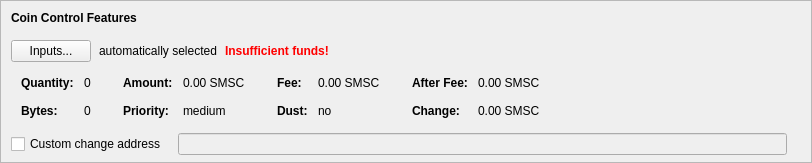
    <widget class="QFrame" name="frameCoinControl">
     <property name="sizePolicy">
      <sizepolicy hsizetype="Expanding" vsizetype="Expanding">
       <horstretch>0</horstretch>
       <verstretch>0</verstretch>
      </sizepolicy>
     </property>
     <property name="maximumSize">
      <size>
       <width>16777215</width>
       <height>16777215</height>
      </size>
     </property>
     <property name="frameShape">
      <enum>QFrame::StyledPanel</enum>
     </property>
     <property name="frameShadow">
      <enum>QFrame::Sunken</enum>
     </property>
     <layout class="QVBoxLayout" name="verticalLayoutCoinControl2">
      <property name="spacing">
       <number>0</number>
      </property>
      <property name="leftMargin">
       <number>0</number>
      </property>
      <property name="topMargin">
       <number>0</number>
      </property>
      <property name="rightMargin">
       <number>0</number>
      </property>
      <property name="bottomMargin">
       <number>6</number>
      </property>
      <item>
       <layout class="QVBoxLayout" name="verticalLayoutCoinControl" stretch="0,0,0,0,1">
        <property name="spacing">
         <number>0</number>
        </property>
        <property name="leftMargin">
         <number>10</number>
        </property>
        <property name="topMargin">
         <number>10</number>
        </property>
        <item>
         <layout class="QHBoxLayout" name="horizontalLayoutCoinControl1">
          <property name="bottomMargin">
           <number>15</number>
          </property>
          <item>
           <widget class="QLabel" name="labelCoinControlFeatures">
            <property name="sizePolicy">
             <sizepolicy hsizetype="Preferred" vsizetype="Maximum">
              <horstretch>0</horstretch>
              <verstretch>0</verstretch>
             </sizepolicy>
            </property>
            <property name="font">
             <font>
              <weight>75</weight>
              <bold>true</bold>
             </font>
            </property>
            <property name="styleSheet">
             <string notr="true">font-weight:bold;</string>
            </property>
            <property name="text">
             <string>Coin Control Features</string>
            </property>
           </widget>
          </item>
         </layout>
        </item>
        <item>
         <layout class="QHBoxLayout" name="horizontalLayoutCoinControl2" stretch="0,0,0,0">
          <property name="spacing">
           <number>8</number>
          </property>
          <property name="bottomMargin">
           <number>10</number>
          </property>
          <item>
           <widget class="QPushButton" name="pushButtonCoinControl">
            <property name="styleSheet">
             <string notr="true"/>
            </property>
            <property name="text">
             <string>Inputs...</string>
            </property>
            <property name="autoDefault">
             <bool>false</bool>
            </property>
           </widget>
          </item>
          <item>
           <widget class="QLabel" name="labelCoinControlAutomaticallySelected">
            <property name="text">
             <string>automatically selected</string>
            </property>
            <property name="margin">
             <number>5</number>
            </property>
           </widget>
          </item>
          <item>
           <widget class="QLabel" name="labelCoinControlInsuffFunds">
            <property name="font">
             <font>
              <weight>75</weight>
              <bold>true</bold>
             </font>
            </property>
            <property name="styleSheet">
             <string notr="true">color:red;font-weight:bold;</string>
            </property>
            <property name="text">
             <string>Insufficient funds!</string>
            </property>
            <property name="margin">
             <number>5</number>
            </property>
           </widget>
          </item>
          <item>
           <spacer name="horizontalSpacerCoinControl">
            <property name="orientation">
             <enum>Qt::Horizontal</enum>
            </property>
            <property name="sizeHint" stdset="0">
             <size>
              <width>40</width>
              <height>1</height>
             </size>
            </property>
           </spacer>
          </item>
         </layout>
        </item>
        <item>
         <widget class="QWidget" name="widgetCoinControl" native="true">
          <property name="sizePolicy">
           <sizepolicy hsizetype="Preferred" vsizetype="Preferred">
            <horstretch>0</horstretch>
            <verstretch>0</verstretch>
           </sizepolicy>
          </property>
          <property name="minimumSize">
           <size>
            <width>0</width>
            <height>0</height>
           </size>
          </property>
          <property name="styleSheet">
           <string notr="true"/>
          </property>
          <layout class="QHBoxLayout" name="horizontalLayoutCoinControl5">
           <property name="leftMargin">
            <number>0</number>
           </property>
           <property name="topMargin">
            <number>0</number>
           </property>
           <property name="rightMargin">
            <number>0</number>
           </property>
           <property name="bottomMargin">
            <number>0</number>
           </property>
           <item>
            <layout class="QHBoxLayout" name="horizontalLayoutCoinControl3" stretch="0,0,0,1">
             <property name="spacing">
              <number>20</number>
             </property>
             <property name="topMargin">
              <number>0</number>
             </property>
             <property name="bottomMargin">
              <number>10</number>
             </property>
             <item>
              <layout class="QFormLayout" name="formLayoutCoinControl1">
               <property name="horizontalSpacing">
                <number>10</number>
               </property>
               <property name="verticalSpacing">
                <number>14</number>
               </property>
               <property name="leftMargin">
                <number>10</number>
               </property>
               <property name="topMargin">
                <number>4</number>
               </property>
               <property name="rightMargin">
                <number>6</number>
               </property>
               <item row="0" column="0">
                <widget class="QLabel" name="labelCoinControlQuantityText">
                 <property name="font">
                  <font>
                   <weight>75</weight>
                   <bold>true</bold>
                  </font>
                 </property>
                 <property name="text">
                  <string>Quantity:</string>
                 </property>
                 <property name="margin">
                  <number>0</number>
                 </property>
                </widget>
               </item>
               <item row="0" column="1">
                <widget class="QLabel" name="labelCoinControlQuantity">
                 <property name="cursor">
                  <cursorShape>IBeamCursor</cursorShape>
                 </property>
                 <property name="contextMenuPolicy">
                  <enum>Qt::ActionsContextMenu</enum>
                 </property>
                 <property name="text">
                  <string notr="true">0</string>
                 </property>
                 <property name="margin">
                  <number>0</number>
                 </property>
                 <property name="textInteractionFlags">
                  <set>Qt::LinksAccessibleByMouse|Qt::TextSelectableByKeyboard|Qt::TextSelectableByMouse</set>
                 </property>
                </widget>
               </item>
               <item row="1" column="0">
                <widget class="QLabel" name="labelCoinControlBytesText">
                 <property name="font">
                  <font>
                   <weight>75</weight>
                   <bold>true</bold>
                  </font>
                 </property>
                 <property name="text">
                  <string>Bytes:</string>
                 </property>
                </widget>
               </item>
               <item row="1" column="1">
                <widget class="QLabel" name="labelCoinControlBytes">
                 <property name="cursor">
                  <cursorShape>IBeamCursor</cursorShape>
                 </property>
                 <property name="contextMenuPolicy">
                  <enum>Qt::ActionsContextMenu</enum>
                 </property>
                 <property name="text">
                  <string notr="true">0</string>
                 </property>
                 <property name="textInteractionFlags">
                  <set>Qt::LinksAccessibleByMouse|Qt::TextSelectableByKeyboard|Qt::TextSelectableByMouse</set>
                 </property>
                </widget>
               </item>
              </layout>
             </item>
             <item>
              <layout class="QFormLayout" name="formLayoutCoinControl2">
               <property name="horizontalSpacing">
                <number>10</number>
               </property>
               <property name="verticalSpacing">
                <number>14</number>
               </property>
               <property name="leftMargin">
                <number>6</number>
               </property>
               <property name="topMargin">
                <number>4</number>
               </property>
               <property name="rightMargin">
                <number>6</number>
               </property>
               <item row="0" column="0">
                <widget class="QLabel" name="labelCoinControlAmountText">
                 <property name="font">
                  <font>
                   <weight>75</weight>
                   <bold>true</bold>
                  </font>
                 </property>
                 <property name="text">
                  <string>Amount:</string>
                 </property>
                 <property name="margin">
                  <number>0</number>
                 </property>
                </widget>
               </item>
               <item row="0" column="1">
                <widget class="QLabel" name="labelCoinControlAmount">
                 <property name="cursor">
                  <cursorShape>IBeamCursor</cursorShape>
                 </property>
                 <property name="contextMenuPolicy">
                  <enum>Qt::ActionsContextMenu</enum>
                 </property>
                 <property name="text">
                  <string notr="true">0.00 SMSC</string>
                 </property>
                 <property name="textInteractionFlags">
                  <set>Qt::LinksAccessibleByMouse|Qt::TextSelectableByKeyboard|Qt::TextSelectableByMouse</set>
                 </property>
                </widget>
               </item>
               <item row="1" column="0">
                <widget class="QLabel" name="labelCoinControlPriorityText">
                 <property name="font">
                  <font>
                   <weight>75</weight>
                   <bold>true</bold>
                  </font>
                 </property>
                 <property name="text">
                  <string>Priority:</string>
                 </property>
                </widget>
               </item>
               <item row="1" column="1">
                <widget class="QLabel" name="labelCoinControlPriority">
                 <property name="cursor">
                  <cursorShape>IBeamCursor</cursorShape>
                 </property>
                 <property name="contextMenuPolicy">
                  <enum>Qt::ActionsContextMenu</enum>
                 </property>
                 <property name="text">
                  <string>medium</string>
                 </property>
                 <property name="textInteractionFlags">
                  <set>Qt::LinksAccessibleByMouse|Qt::TextSelectableByKeyboard|Qt::TextSelectableByMouse</set>
                 </property>
                </widget>
               </item>
              </layout>
             </item>
             <item>
              <layout class="QFormLayout" name="formLayoutCoinControl3">
               <property name="horizontalSpacing">
                <number>10</number>
               </property>
               <property name="verticalSpacing">
                <number>14</number>
               </property>
               <property name="leftMargin">
                <number>6</number>
               </property>
               <property name="topMargin">
                <number>4</number>
               </property>
               <property name="rightMargin">
                <number>6</number>
               </property>
               <item row="0" column="0">
                <widget class="QLabel" name="labelCoinControlFeeText">
                 <property name="font">
                  <font>
                   <weight>75</weight>
                   <bold>true</bold>
                  </font>
                 </property>
                 <property name="text">
                  <string>Fee:</string>
                 </property>
                 <property name="margin">
                  <number>0</number>
                 </property>
                </widget>
               </item>
               <item row="0" column="1">
                <widget class="QLabel" name="labelCoinControlFee">
                 <property name="cursor">
                  <cursorShape>IBeamCursor</cursorShape>
                 </property>
                 <property name="contextMenuPolicy">
                  <enum>Qt::ActionsContextMenu</enum>
                 </property>
                 <property name="text">
                  <string notr="true">0.00 SMSC</string>
                 </property>
                 <property name="textInteractionFlags">
                  <set>Qt::LinksAccessibleByMouse|Qt::TextSelectableByKeyboard|Qt::TextSelectableByMouse</set>
                 </property>
                </widget>
               </item>
               <item row="1" column="0">
                <widget class="QLabel" name="labelCoinControlLowOutputText">
                 <property name="font">
                  <font>
                   <weight>75</weight>
                   <bold>true</bold>
                  </font>
                 </property>
                 <property name="text">
                  <string>Dust:</string>
                 </property>
                </widget>
               </item>
               <item row="1" column="1">
                <widget class="QLabel" name="labelCoinControlLowOutput">
                 <property name="cursor">
                  <cursorShape>IBeamCursor</cursorShape>
                 </property>
                 <property name="contextMenuPolicy">
                  <enum>Qt::ActionsContextMenu</enum>
                 </property>
                 <property name="text">
                  <string>no</string>
                 </property>
                 <property name="textInteractionFlags">
                  <set>Qt::LinksAccessibleByMouse|Qt::TextSelectableByKeyboard|Qt::TextSelectableByMouse</set>
                 </property>
                </widget>
               </item>
              </layout>
             </item>
             <item>
              <layout class="QFormLayout" name="formLayoutCoinControl4">
               <property name="horizontalSpacing">
                <number>10</number>
               </property>
               <property name="verticalSpacing">
                <number>14</number>
               </property>
               <property name="leftMargin">
                <number>6</number>
               </property>
               <property name="topMargin">
                <number>4</number>
               </property>
               <property name="rightMargin">
                <number>6</number>
               </property>
               <item row="0" column="0">
                <widget class="QLabel" name="labelCoinControlAfterFeeText">
                 <property name="font">
                  <font>
                   <weight>75</weight>
                   <bold>true</bold>
                  </font>
                 </property>
                 <property name="text">
                  <string>After Fee:</string>
                 </property>
                 <property name="margin">
                  <number>0</number>
                 </property>
                </widget>
               </item>
               <item row="0" column="1">
                <widget class="QLabel" name="labelCoinControlAfterFee">
                 <property name="cursor">
                  <cursorShape>IBeamCursor</cursorShape>
                 </property>
                 <property name="contextMenuPolicy">
                  <enum>Qt::ActionsContextMenu</enum>
                 </property>
                 <property name="text">
                  <string notr="true">0.00 SMSC</string>
                 </property>
                 <property name="textInteractionFlags">
                  <set>Qt::LinksAccessibleByMouse|Qt::TextSelectableByKeyboard|Qt::TextSelectableByMouse</set>
                 </property>
                </widget>
               </item>
               <item row="1" column="0">
                <widget class="QLabel" name="labelCoinControlChangeText">
                 <property name="font">
                  <font>
                   <weight>75</weight>
                   <bold>true</bold>
                  </font>
                 </property>
                 <property name="text">
                  <string>Change:</string>
                 </property>
                </widget>
               </item>
               <item row="1" column="1">
                <widget class="QLabel" name="labelCoinControlChange">
                 <property name="cursor">
                  <cursorShape>IBeamCursor</cursorShape>
                 </property>
                 <property name="contextMenuPolicy">
                  <enum>Qt::ActionsContextMenu</enum>
                 </property>
                 <property name="text">
                  <string notr="true">0.00 SMSC</string>
                 </property>
                 <property name="textInteractionFlags">
                  <set>Qt::LinksAccessibleByMouse|Qt::TextSelectableByKeyboard|Qt::TextSelectableByMouse</set>
                 </property>
                </widget>
               </item>
              </layout>
             </item>
            </layout>
           </item>
          </layout>
         </widget>
        </item>
        <item>
         <layout class="QHBoxLayout" name="horizontalLayoutCoinControl4" stretch="0,0,0">
          <property name="spacing">
           <number>12</number>
          </property>
          <property name="sizeConstraint">
           <enum>QLayout::SetDefaultConstraint</enum>
          </property>
          <property name="topMargin">
           <number>5</number>
          </property>
          <property name="rightMargin">
           <number>5</number>
          </property>
          <item>
           <widget class="QCheckBox" name="checkBoxCoinControlChange">
            <property name="toolTip">
             <string>If this is activated, but the change address is empty or invalid, change will be sent to a newly generated address.</string>
            </property>
            <property name="text">
             <string>Custom change address</string>
            </property>
           </widget>
          </item>
          <item>
           <widget class="QValidatedLineEdit" name="lineEditCoinControlChange">
            <property name="enabled">
             <bool>false</bool>
            </property>
            <property name="sizePolicy">
             <sizepolicy hsizetype="Expanding" vsizetype="Fixed">
              <horstretch>0</horstretch>
              <verstretch>0</verstretch>
             </sizepolicy>
            </property>
           </widget>
          </item>
          <item>
           <widget class="QLabel" name="labelCoinControlChangeLabel">
            <property name="sizePolicy">
             <sizepolicy hsizetype="Preferred" vsizetype="Expanding">
              <horstretch>0</horstretch>
              <verstretch>0</verstretch>
             </sizepolicy>
            </property>
            <property name="minimumSize">
             <size>
              <width>0</width>
              <height>0</height>
             </size>
            </property>
            <property name="text">
             <string/>
            </property>
            <property name="margin">
             <number>3</number>
            </property>
           </widget>
          </item>
         </layout>
        </item>
        <item>
         <spacer name="verticalSpacerCoinControl">
          <property name="orientation">
           <enum>Qt::Vertical</enum>
          </property>
          <property name="sizeHint" stdset="0">
           <size>
            <width>800</width>
            <height>1</height>
           </size>
          </property>
         </spacer>
        </item>
       </layout>
      </item>
     </layout>
    </widget>
